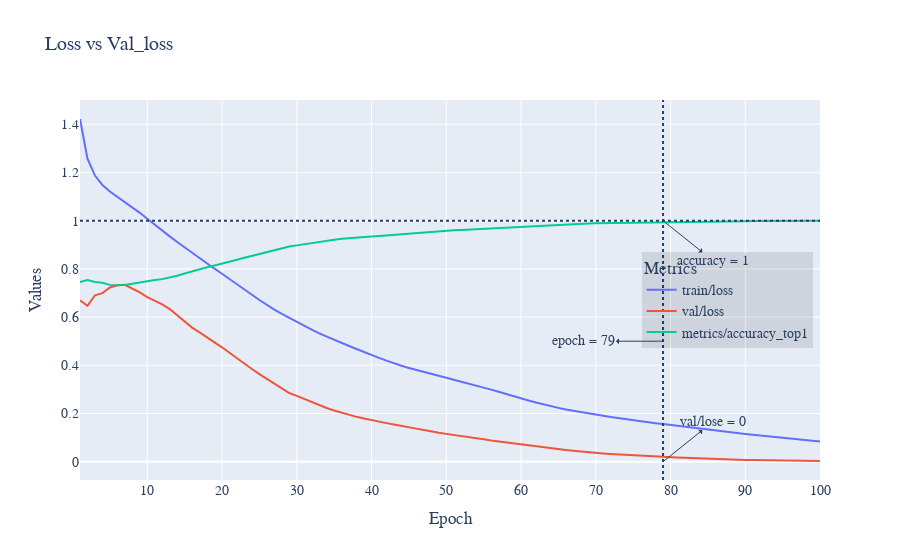

Write notebook code for a chart like this one.
### Code cell
#smoothing
df_complicated['train/loss'] = df_complicated['train/loss'].ewm(span=10).mean()
df_complicated['val/loss'] = df_complicated['val/loss'].ewm(span=10).mean()
df_complicated['metrics/accuracy_top1'] = df_complicated['metrics/accuracy_top1'].ewm(span=10).mean()
fig = px.line(df_complicated, x='epoch', y=['train/loss', 'val/loss', 'metrics/accuracy_top1'], title='Combine (Smoothed)',render_mode='svg')
fig = px.line(df_complicated, x='epoch', y=['train/loss', 'val/loss', 'metrics/accuracy_top1'], title='Loss vs Val_loss',render_mode='svg')

fig.add_hline(y=1, line_dash="dot")
fig.add_vline(x=79, line_dash="dot")
fig.add_annotation(x=79, y=1,arrowhead=1, showarrow=True, xshift=0,arrowside="start", ax=50,ay=40 ,text="accuracy = 1")
fig.add_annotation(x=79, y=0,arrowhead=1, showarrow=True, xshift=0,arrowside="start", ax=50,ay=-40 ,text="val/lose = 0")
fig.add_annotation(x=79, y=0.5,arrowhead=1, showarrow=True, xshift=0,arrowside="start", ax=-80,ay=0 ,text="epoch = 79")
fig.update_layout(legend_title_text='Metrics')
fig.update_xaxes(title_text='Epoch')
fig.update_yaxes(title_text='Values')
fig.update_layout(legend=dict(yanchor="top", y=0.6, xanchor="right", x=0.99))
fig.update_layout(legend=dict(bgcolor='rgba(0,0,0,0.1)'))
fig.update_layout(font_family="Times New Roman",font_size=14)

fig.write_image("combine.svg")
svg_to_pdf('combine.svg', 'train4\pdf\combine.pdf')
fig.show()

### Figure 1 — Plotly figure (JSON) as saved in the notebook; plotly's stock layout.template omitted (floating-point values rounded to 4 significant figures)
{"data": [{"hovertemplate": "variable=train/loss<br>epoch=%{x}<br>value=%{y}<extra></extra>", "legendgroup": "train/loss", "line": {"color": "#636efa", "dash": "solid"}, "marker": {"symbol": "circle"}, "mode": "lines", "name": "train/loss", "orientation": "v", "showlegend": true, "type": "scatter", "x": [1, 2, 3, 4, 5, 6, 7, 8, 9, 10, 11, 12, 13, 14, 15, 16, 17, 18, 19, 20, 21, 22, 23, 24, 25, 26, 27, 28, 29, 30, 31, 32, 33, 34, 35, 36, 37, 38, 39, 40, 41, 42, 43, 44, 45, 46, 47, 48, 49, 50, 51, 52, 53, 54, 55, 56, 57, 58, 59, 60, 61, 62, 63, 64, 65, 66, 67, 68, 69, 70, 71, 72, 73, 74, 75, 76, 77, 78, 79, 80, 81, 82, 83, 84, 85, 86, 87, 88, 89, 90, 91, 92, 93, 94, 95, 96, 97, 98, 99, 100], "xaxis": "x", "y": [1.422, 1.257, 1.187, 1.148, 1.121, 1.1, 1.079, 1.056, 1.033, 1.008, 0.9826, 0.9587, 0.9349, 0.9116, 0.8889, 0.8661, 0.8444, 0.8222, 0.8008, 0.7798, 0.7588, 0.7362, 0.7141, 0.6928, 0.6709, 0.6503, 0.6311, 0.613, 0.5962, 0.5798, 0.5643, 0.5478, 0.5327, 0.5188, 0.5056, 0.4924, 0.4802, 0.4677, 0.4545, 0.4419, 0.4307, 0.4192, 0.4077, 0.398, 0.3891, 0.3803, 0.3721, 0.364, 0.3564, 0.348, 0.3402, 0.3325, 0.3249, 0.3169, 0.3079, 0.299, 0.2901, 0.2805, 0.2712, 0.2626, 0.254, 0.2457, 0.2374, 0.2302, 0.2234, 0.2164, 0.2106, 0.2057, 0.2004, 0.1953, 0.1905, 0.1854, 0.1806, 0.1766, 0.1724, 0.1681, 0.164, 0.1598, 0.1561, 0.1521, 0.1482, 0.1444, 0.1404, 0.1371, 0.1338, 0.1301, 0.1264, 0.1226, 0.1186, 0.115, 0.1116, 0.1087, 0.1054, 0.1019, 0.09855, 0.09543, 0.09241, 0.08927, 0.08669, 0.08401], "yaxis": "y"}, {"hovertemplate": "variable=val/loss<br>epoch=%{x}<br>value=%{y}<extra></extra>", "legendgroup": "val/loss", "line": {"color": "#EF553B", "dash": "solid"}, "marker": {"symbol": "circle"}, "mode": "lines", "name": "val/loss", "orientation": "v", "showlegend": true, "type": "scatter", "x": [1, 2, 3, 4, 5, 6, 7, 8, 9, 10, 11, 12, 13, 14, 15, 16, 17, 18, 19, 20, 21, 22, 23, 24, 25, 26, 27, 28, 29, 30, 31, 32, 33, 34, 35, 36, 37, 38, 39, 40, 41, 42, 43, 44, 45, 46, 47, 48, 49, 50, 51, 52, 53, 54, 55, 56, 57, 58, 59, 60, 61, 62, 63, 64, 65, 66, 67, 68, 69, 70, 71, 72, 73, 74, 75, 76, 77, 78, 79, 80, 81, 82, 83, 84, 85, 86, 87, 88, 89, 90, 91, 92, 93, 94, 95, 96, 97, 98, 99, 100], "xaxis": "x", "y": [0.67, 0.6471, 0.6907, 0.6996, 0.723, 0.7324, 0.7337, 0.7187, 0.7022, 0.6828, 0.6667, 0.653, 0.6333, 0.6086, 0.5834, 0.5565, 0.5367, 0.5168, 0.4959, 0.4746, 0.4522, 0.4285, 0.406, 0.3847, 0.3633, 0.3428, 0.3225, 0.3027, 0.2849, 0.2731, 0.2599, 0.2471, 0.2344, 0.2231, 0.2124, 0.2027, 0.1938, 0.1861, 0.1791, 0.1737, 0.1674, 0.1601, 0.1542, 0.1493, 0.1433, 0.1373, 0.1313, 0.1248, 0.1201, 0.1155, 0.1103, 0.1068, 0.1024, 0.09783, 0.09285, 0.08818, 0.08391, 0.07967, 0.07542, 0.0714, 0.06723, 0.06321, 0.05951, 0.05559, 0.05207, 0.04859, 0.04517, 0.04185, 0.03899, 0.03645, 0.0342, 0.03207, 0.02998, 0.02784, 0.02598, 0.02412, 0.02245, 0.02135, 0.02018, 0.01887, 0.01745, 0.01597, 0.01454, 0.01318, 0.01198, 0.01084, 0.009952, 0.009091, 0.008274, 0.007509, 0.006821, 0.006232, 0.005682, 0.005163, 0.004699, 0.00427, 0.003877, 0.003519, 0.003196, 0.002903], "yaxis": "y"}, {"hovertemplate": "variable=metrics/accuracy_top1<br>epoch=%{x}<br>value=%{y}<extra></extra>", "legendgroup": "metrics/accuracy_top1", "line": {"color": "#00cc96", "dash": "solid"}, "marker": {"symbol": "circle"}, "mode": "lines", "name": "metrics/accuracy_top1", "orientation": "v", "showlegend": true, "type": "scatter", "x": [1, 2, 3, 4, 5, 6, 7, 8, 9, 10, 11, 12, 13, 14, 15, 16, 17, 18, 19, 20, 21, 22, 23, 24, 25, 26, 27, 28, 29, 30, 31, 32, 33, 34, 35, 36, 37, 38, 39, 40, 41, 42, 43, 44, 45, 46, 47, 48, 49, 50, 51, 52, 53, 54, 55, 56, 57, 58, 59, 60, 61, 62, 63, 64, 65, 66, 67, 68, 69, 70, 71, 72, 73, 74, 75, 76, 77, 78, 79, 80, 81, 82, 83, 84, 85, 86, 87, 88, 89, 90, 91, 92, 93, 94, 95, 96, 97, 98, 99, 100], "xaxis": "x", "y": [0.7459, 0.7542, 0.7456, 0.7428, 0.7337, 0.7316, 0.7333, 0.7389, 0.7443, 0.7498, 0.7536, 0.7575, 0.7638, 0.7718, 0.7812, 0.7905, 0.7993, 0.8067, 0.8143, 0.8214, 0.8293, 0.8382, 0.8464, 0.8546, 0.8624, 0.8701, 0.8781, 0.8857, 0.8929, 0.8976, 0.9029, 0.908, 0.9129, 0.9172, 0.9211, 0.9248, 0.9278, 0.9306, 0.9327, 0.9342, 0.936, 0.9387, 0.941, 0.9429, 0.9456, 0.9484, 0.9512, 0.9541, 0.9562, 0.9579, 0.9599, 0.9613, 0.9629, 0.9645, 0.9666, 0.9685, 0.9705, 0.9726, 0.9747, 0.9766, 0.9783, 0.9796, 0.9806, 0.9819, 0.9832, 0.9846, 0.9861, 0.9875, 0.9885, 0.9894, 0.99, 0.9903, 0.9909, 0.9915, 0.9923, 0.993, 0.9936, 0.9936, 0.9938, 0.9942, 0.9946, 0.9951, 0.9956, 0.996, 0.9965, 0.9969, 0.9973, 0.9976, 0.9979, 0.9982, 0.9984, 0.9987, 0.9988, 0.999, 0.9991, 0.9993, 0.9994, 0.9995, 0.9996, 0.9996], "yaxis": "y"}], "layout": {"annotations": [{"arrowhead": 1, "arrowside": "start", "ax": 50, "ay": 40, "showarrow": true, "text": "accuracy = 1", "x": 79, "xshift": 0, "y": 1}, {"arrowhead": 1, "arrowside": "start", "ax": 50, "ay": -40, "showarrow": true, "text": "val/lose = 0", "x": 79, "xshift": 0, "y": 0}, {"arrowhead": 1, "arrowside": "start", "ax": -80, "ay": 0, "showarrow": true, "text": "epoch = 79", "x": 79, "xshift": 0, "y": 0.5}], "font": {"family": "Times New Roman", "size": 14}, "legend": {"bgcolor": "rgba(0,0,0,0.1)", "title": {"text": "Metrics"}, "tracegroupgap": 0, "x": 0.99, "xanchor": "right", "y": 0.6, "yanchor": "top"}, "shapes": [{"line": {"dash": "dot"}, "type": "line", "x0": 0, "x1": 1, "xref": "x domain", "y0": 1, "y1": 1, "yref": "y"}, {"line": {"dash": "dot"}, "type": "line", "x0": 79, "x1": 79, "xref": "x", "y0": 0, "y1": 1, "yref": "y domain"}], "title": {"text": "Loss vs Val_loss"}, "xaxis": {"anchor": "y", "domain": [0, 1], "title": {"text": "Epoch"}}, "yaxis": {"anchor": "x", "domain": [0, 1], "title": {"text": "Values"}}}}
